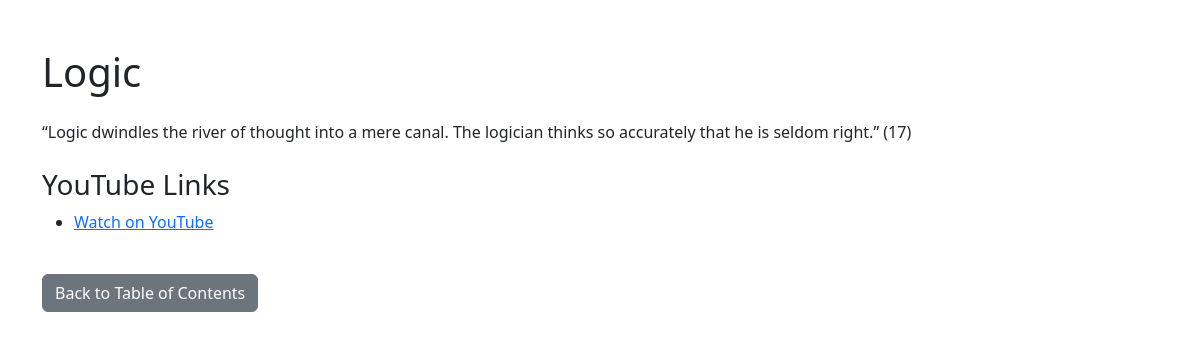
Screenshot of /subheading/1/ with the database file from the repository.
### books/models.py (models this page shows, shortened)
class Subheading(models.Model):
    chapter = models.ForeignKey(Chapter, related_name="subheadings", on_delete=models.CASCADE)
    title = models.CharField(max_length=255)
    order = models.PositiveIntegerField()
    text = models.TextField(blank=True, null=True)

class YouTubeLink(models.Model):
    url = models.URLField()
    description = models.CharField(max_length=255, blank=True, null=True)
    chapter = models.ForeignKey(Chapter, related_name="youtube_links", on_delete=models.CASCADE, blank=True, null=True)
    subheading = models.ForeignKey(Subheading, related_name="youtube_links", on_delete=models.CASCADE, blank=True, null=True)
    subheading2 = models.ForeignKey(Subheading2, related_name="youtube_links", on_delete=models.CASCADE, blank=True, null=True)

### books/views.py (the view)
# urls.py: path('subheading/<int:pk>/', views.subheading_detail, name='subheading_detail'),
def subheading_detail(request, pk):
    subheading = get_object_or_404(Subheading, pk=pk)
    return render(request, 'books/subheading_detail.html', {'subheading': subheading})

### books/templates/books/subheading_detail.html (shortened to what this page needs)
<!DOCTYPE html>
<html lang="en">
<head>
    <link href="https://cdn.jsdelivr.net/npm/bootstrap@5.3.0-alpha1/dist/css/bootstrap.min.css" rel="stylesheet">
</head>
<body>
<div class="container my-5">
    <h1>{{ subheading.title }}</h1>
    {% if subheading.text %}
        <div class="mt-4">
            <p>{{ subheading.text }}</p>
        </div>
    {% endif %}
{% if subheading.youtube_links.exists %}
<h3 class="mt-4">YouTube Links</h3>
<ul>
    {% for link in subheading.youtube_links.all %}
        <li>
            <a href="{{ link.url }}" target="_blank">{{ link.description|default:"Watch on YouTube" }}</a>
        </li>
    {% endfor %}
</ul>
{% endif %}
    <a href="{% url 'table_of_contents' %}" class="btn btn-secondary mt-4">Back to Table of Contents</a>
</div>
</body>
</html>

### rows the page displays
Subheading: title "Logic", text "“Logic dwindles the river of thought into a mere canal. The logician thinks so accurately that he is seldom right.” (17)"
YouTubeLink: description "Watch on YouTube"
